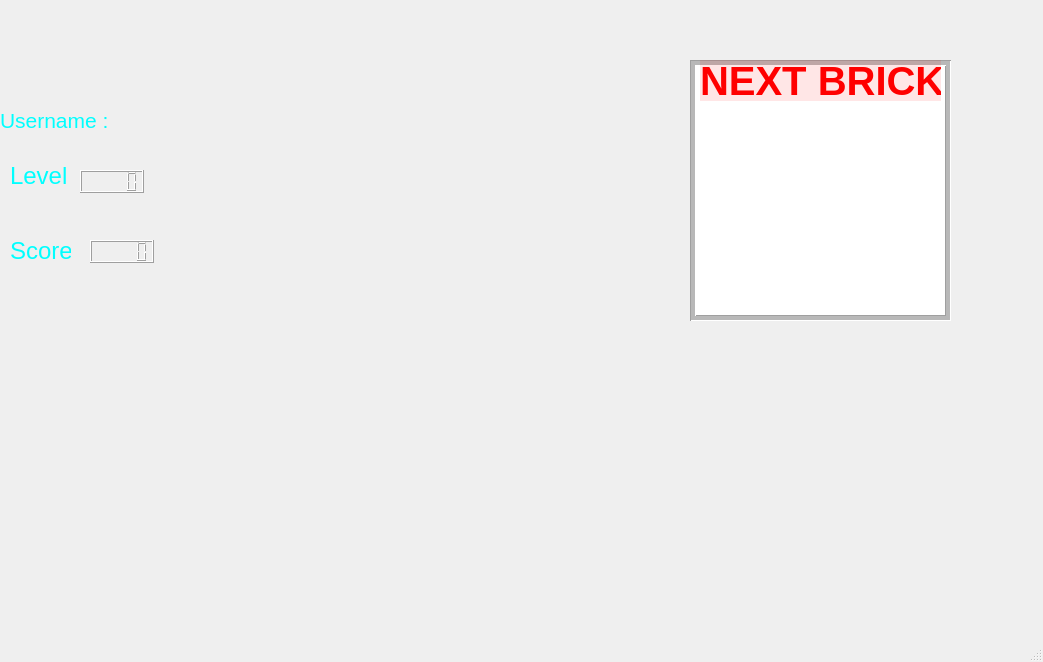
<?xml version="1.0" encoding="UTF-8"?>
<ui version="4.0">
 <class>MainWindow</class>
 <widget class="QMainWindow" name="MainWindow">
  <property name="geometry">
   <rect>
    <x>0</x>
    <y>0</y>
    <width>1043</width>
    <height>662</height>
   </rect>
  </property>
  <property name="windowTitle">
   <string>MainWindow</string>
  </property>
  <widget class="QWidget" name="centralwidget">
   <widget class="QGraphicsView" name="graphicsView">
    <property name="geometry">
     <rect>
      <x>40</x>
      <y>60</y>
      <width>651</width>
      <height>521</height>
     </rect>
    </property>
    <property name="autoFillBackground">
     <bool>false</bool>
    </property>
    <property name="styleSheet">
     <string notr="true">background-color: transparent;</string>
    </property>
    <property name="frameShape">
     <enum>QFrame::NoFrame</enum>
    </property>
   </widget>
   <widget class="QGraphicsView" name="brickView">
    <property name="geometry">
     <rect>
      <x>690</x>
      <y>60</y>
      <width>261</width>
      <height>261</height>
     </rect>
    </property>
    <property name="frameShape">
     <enum>QFrame::Box</enum>
    </property>
    <property name="frameShadow">
     <enum>QFrame::Sunken</enum>
    </property>
    <property name="lineWidth">
     <number>1</number>
    </property>
    <property name="midLineWidth">
     <number>4</number>
    </property>
   </widget>
   <widget class="QLabel" name="label">
    <property name="geometry">
     <rect>
      <x>700</x>
      <y>60</y>
      <width>241</width>
      <height>41</height>
     </rect>
    </property>
    <property name="sizePolicy">
     <sizepolicy hsizetype="Preferred" vsizetype="Preferred">
      <horstretch>50</horstretch>
      <verstretch>50</verstretch>
     </sizepolicy>
    </property>
    <property name="font">
     <font>
      <pointsize>30</pointsize>
      <italic>false</italic>
      <bold>true</bold>
      <underline>false</underline>
      <strikeout>false</strikeout>
      <stylestrategy>PreferAntialias</stylestrategy>
      <kerning>true</kerning>
     </font>
    </property>
    <property name="styleSheet">
     <string notr="true"> color: red;
    font-weight: bold;
 

   
    
    
    background-color: rgba(255, 0, 0, 0.1);</string>
    </property>
    <property name="text">
     <string>NEXT BRICK</string>
    </property>
   </widget>
   <widget class="QLabel" name="lab">
    <property name="geometry">
     <rect>
      <x>0</x>
      <y>110</y>
      <width>121</width>
      <height>21</height>
     </rect>
    </property>
    <property name="font">
     <font>
      <pointsize>16</pointsize>
     </font>
    </property>
    <property name="styleSheet">
     <string notr="true">color:CYAN;</string>
    </property>
    <property name="text">
     <string>Username :</string>
    </property>
   </widget>
   <widget class="QLabel" name="label_2">
    <property name="geometry">
     <rect>
      <x>10</x>
      <y>160</y>
      <width>61</width>
      <height>31</height>
     </rect>
    </property>
    <property name="font">
     <font>
      <pointsize>18</pointsize>
     </font>
    </property>
    <property name="styleSheet">
     <string notr="true">color:CYAN;</string>
    </property>
    <property name="text">
     <string>Level</string>
    </property>
   </widget>
   <widget class="QLabel" name="label_3">
    <property name="geometry">
     <rect>
      <x>10</x>
      <y>240</y>
      <width>61</width>
      <height>21</height>
     </rect>
    </property>
    <property name="font">
     <font>
      <pointsize>18</pointsize>
     </font>
    </property>
    <property name="styleSheet">
     <string notr="true">color:CYAN;</string>
    </property>
    <property name="text">
     <string>Score</string>
    </property>
   </widget>
   <widget class="QLCDNumber" name="level">
    <property name="geometry">
     <rect>
      <x>80</x>
      <y>170</y>
      <width>64</width>
      <height>23</height>
     </rect>
    </property>
    <property name="font">
     <font>
      <pointsize>9</pointsize>
      <italic>false</italic>
      <bold>true</bold>
     </font>
    </property>
    <property name="smallDecimalPoint">
     <bool>false</bool>
    </property>
   </widget>
   <widget class="QLCDNumber" name="score">
    <property name="geometry">
     <rect>
      <x>90</x>
      <y>240</y>
      <width>64</width>
      <height>23</height>
     </rect>
    </property>
   </widget>
   <widget class="QLabel" name="name">
    <property name="geometry">
     <rect>
      <x>110</x>
      <y>110</y>
      <width>101</width>
      <height>31</height>
     </rect>
    </property>
    <property name="font">
     <font>
      <pointsize>18</pointsize>
      <bold>true</bold>
     </font>
    </property>
    <property name="styleSheet">
     <string notr="true">color:RED;</string>
    </property>
    <property name="text">
     <string/>
    </property>
   </widget>
  </widget>
  <widget class="QMenuBar" name="menubar">
   <property name="geometry">
    <rect>
     <x>0</x>
     <y>0</y>
     <width>1043</width>
     <height>21</height>
    </rect>
   </property>
  </widget>
  <widget class="QStatusBar" name="statusbar"/>
 </widget>
 <resources/>
 <connections/>
</ui>
